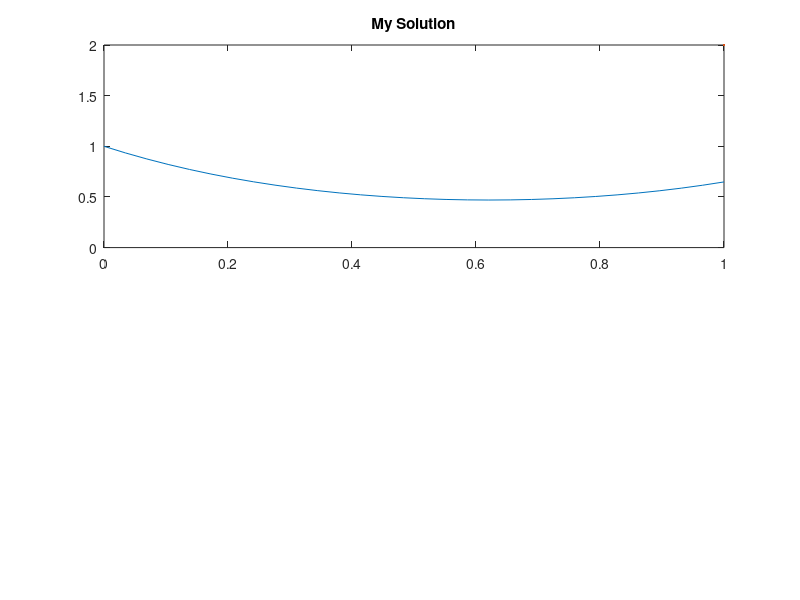

Write MATLAB code to recreate this figure. (Note: this script raises an error after producing the figure.)
% solution of d^2u/dx^2 = k*u (constant) using FDM
% with boundary conditions u(a) = u0 and u(b) = p0 using FDM

%%
clear;
close all;
clc;

a = 0;
b = 1;
u0 = 1;
p0 = 1;
k = 5;
n = 30;

x_domain = b - a;
h = x_domain/(n-1) ;
 


u(1) = u0;
u(n) = 0;

u_new(1) = u0;
u_new(n) = 0;

error_now = 1 ;
error_req = 1e-7 ;

iterations = 0 ;

%%
while error_now > error_req
    for i=2:n
        x = a + (i-1)*h ;
        if(i ~= n)
            u_new(i) = (u(i+1) + u(i-1))/(h*h*k + 2) ;
        else
            u_new(i) = 2*(u(i-1) + h*p0)/(h*h*k + 2) ;
        end
    end

    error_now = 0;
    for i=2:n
        error_now = error_now + abs(u(i) - u_new(i)) ;
    end
    iterations = iterations + 1;
        if(rem(iterations, 1000) == 0)
        iterations
        error_now
    end
    u = u_new ;
end

%%
close all ;
x = a:h:b ;
subplot(2, 1, 1) ;
plot(x, u, linewidth=2 );

title('My Solution')

%% plotting the exact solution

syms us(xs)
dus(xs) = diff(us, xs) ;

ode = diff(us, xs, 2) == k*us ;

cond1 = us(a) == u0;
cond2 = dus(b) == p0;

usol(xs) = dsolve(ode, [cond1, cond2]) ;
subplot(2, 1, 2) ;
fplot(xs, usol, 'r', linewidth=2) ;
xlim([0, 1]) ;
ylim([0.4, 1]);
title('Matlab Solution')

